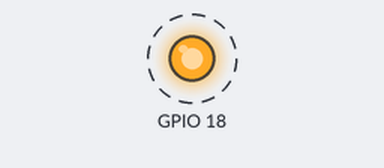
Simulated run of this program. Board: Raspberry Pi (BCM pin numbers). On the bench: output pins drawn as LEDs (lit = HIGH). Dashed ring = blinking.

Above: at 0.2 s.
Timing chart, 0 to 3.0 s (numbered marks = the images above):
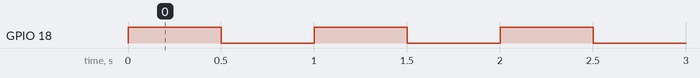

Measured:
- by itself, GPIO 18: alternates HIGH for 0.50 s and LOW for 0.50 s

The program:

ex01_led.py
```python
import RPi.GPIO as gpio
import time

gpio.setmode(gpio.BCM)
gpio.setup(18,gpio.OUT)
#gpio.output(18,gpio.HIGH)
#gpio.output(18,gpio.LOW)
#time.sleep(5)

try:
    while True:
        gpio.output(18,gpio.HIGH)
        time.sleep(0.5)
        gpio.output(18,gpio.LOW)
        time.sleep(0.5)
except KeyboardInterrupt: #ctrl + c
    gpio.cleanup()
```
